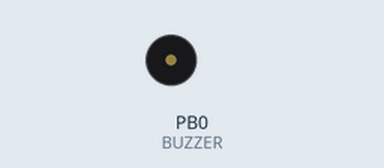
This program was run on a simulated ATtiny84, built with avr-gcc and emulated at 1 MHz. Parts: buzzer (waves = sounding).

Above: at 0.5 s.
Timing chart, 0 to 3.0 s (numbered marks = the images above):
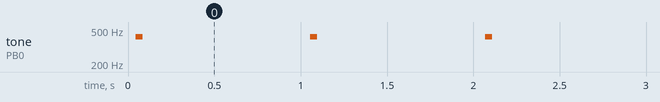

Measured:
- by itself, tone on PB0 (BUZZER): alternates 415 Hz for 0.04 s and silent for 0.97 s

The program:

main.c
```c
// (licence header left out)
/**
  Section: Defines
*/

// define CPU clock frequency
#define F_CPU 1000000UL

// pin for buzzer
#define BUZZER_ON		PORTB |= (1<<PORTB0);
#define BUZZER_OFF		PORTB &= ~(1<<PORTB0);
#define BUZZER_TOGGLE	PINB |=(1<<PINB0);

/**
  Section: Included Files
*/
#include <avr/io.h>
#include <util/delay.h>
#include <avr/interrupt.h>
#include <avr/pgmspace.h>
#include <util/delay.h>

/*!
 *
 * @brief This function plays an alarm
 *
 */
void play_alarm()
{
	for (uint8_t i=0; i<10; i++)
	{
		//play x notes inside song array
		BUZZER_TOGGLE;
		_delay_us(1200);
	}
}


/*!
 *
 * @brief Main program entry point
 *
 */
int main(void)
{
	DDRB  = 0b00000001; // set BUZZER pin as OUTPUT
	PORTB = 0b00000000; // set all pins to LOW


	while (1)
    {
		// play beep
		play_alarm();
		_delay_ms(1000);
    }
}  /* main() */


/**
 End of File
*/
```
